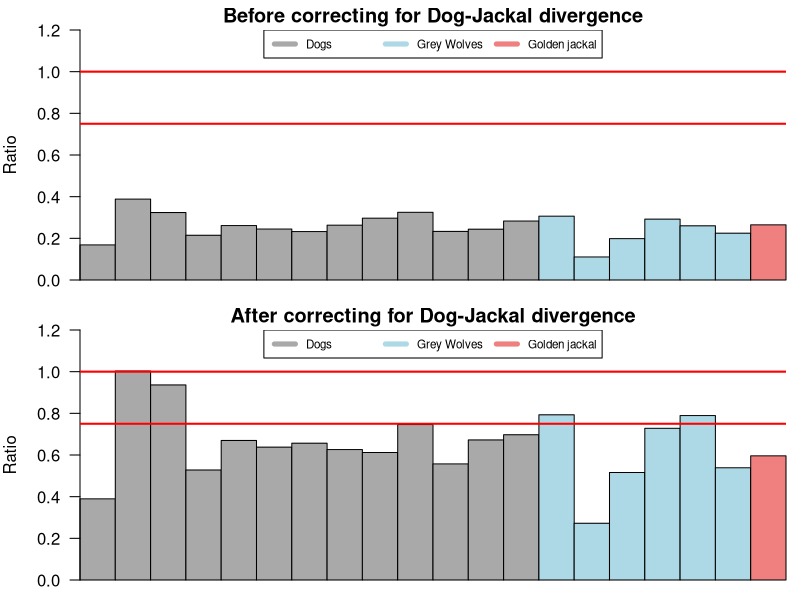

This figure's R source:
tiff("/home/tanya/tmp/020117_temp/nonPAR_PAR_ratio.tiff", width=480, height = 480)
par(mfrow=c(2,1), mar=c(1, 4, 1.5, 0.7))
# pre correcting for divergence

nonPAR_PAR_ratio <- c(0.1684827675, 0.388270005, 0.3238882767, 0.2147802138, 0.2612156487, 0.2446825858, 0.2324604884, 0.2632026683, 0.2967565043, 0.3249265633, 0.2332152382, 0.2438437973, 0.2829793127, 0.306458498, 0.1105501551, 0.1985518284, 0.2921210841, 0.2601699043, 0.2245824754, 0.264815581)

barplot(nonPAR_PAR_ratio, width = 0.5, las=1, space = 0, col=c("darkgray", "darkgray", "darkgray", "darkgray", "darkgray", "darkgray", "darkgray", "darkgray", "darkgray", "darkgray", "darkgray", "darkgray", "darkgray", "lightblue", "lightblue", "lightblue", "lightblue", "lightblue", "lightblue", "lightcoral"), ylim=c(0, 1.2), main="Before correcting for Dog-Jackal divergence", ylab="Ratio", xaxs="i", yaxs="i")
abline(h=0.75, col="red", lwd=2)
abline(h=1, col="red", lwd=2)

legend("top", inset=0, legend=c("Dogs", "Grey Wolves", "Golden jackal"), col=c("darkgray","lightblue", "lightcoral"), lwd=5, cex=.7, horiz = TRUE)


# post correcting for divergence

nonPAR_PAR_ratio <- c(0.38963957, 1.002904695, 0.9362650836, 0.5280109604, 0.6697936108, 0.6378352511, 0.6566337445, 0.6261096744, 0.6119937134, 0.7462768111, 0.5572646781, 0.6722673486, 0.6972926223, 0.7929405802, 0.2723920027, 0.5160084667, 0.7280935596, 0.7893185591, 0.5387392472, 0.5959867709)

barplot(nonPAR_PAR_ratio, width = 0.5, las=1, space = 0, col=c("darkgray", "darkgray", "darkgray", "darkgray", "darkgray", "darkgray", "darkgray", "darkgray", "darkgray", "darkgray", "darkgray", "darkgray", "darkgray", "lightblue", "lightblue", "lightblue", "lightblue", "lightblue", "lightblue", "lightcoral"), ylim=c(0, 1.2), main="After correcting for Dog-Jackal divergence", ylab="Ratio", xaxs="i", yaxs="i")
abline(h=0.75, col="red", lwd=2)
abline(h=1, col="red", lwd=2)

legend("top", legend=c("Dogs", "Grey Wolves", "Golden jackal"), col=c("darkgray","lightblue", "lightcoral"), lwd=5, cex=.7, horiz = TRUE)
dev.off()